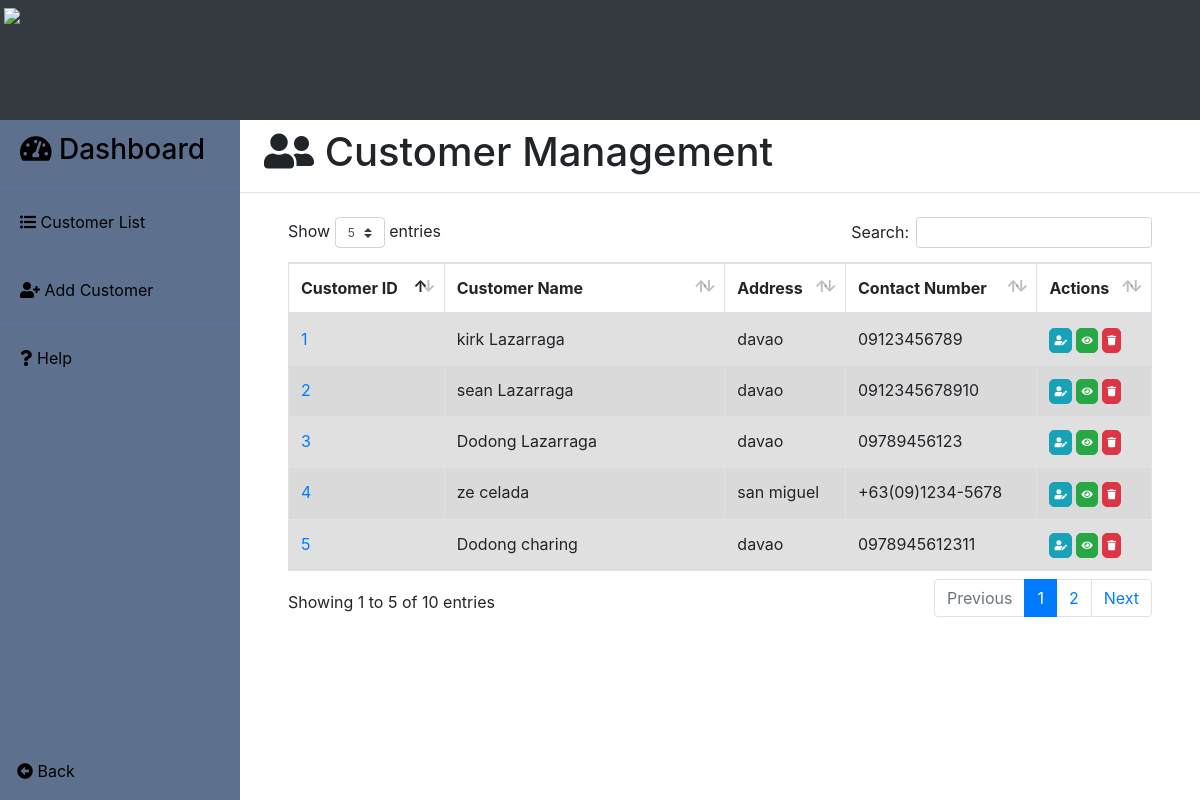
The app's page /customer/customer.php (signed in) with its own data.
### tables this page shows
CREATE TABLE `customer` (
  `customer_id` int(11) NOT NULL,
  `firstname` varchar(30) DEFAULT NULL,
  `lastname` varchar(30) DEFAULT NULL,
  `address` text DEFAULT NULL,
  `contact_number` varchar(30) DEFAULT NULL,
  `image` varchar(30) NOT NULL
);

### customer/customer.php (the view, shortened to what this page needs)
<?php
	include("../server/connection.php");
	$sql = "SELECT * FROM customer ORDER BY customer_id ASC ";
	$result	= mysqli_query($db, $sql);
?>
<!DOCTYPE html>
<html>
<head>
	<?php include('../templates/head1.php');
	?>
</head>
<body>
	<div class="contain h-100">
		<?php
			include('../customer/base.php');
		?>
		<div>
			<h1 class="ml-4 pt-2"><i class="fas fa-user-friends"></i> Customer Management</h1>
			<hr>
			<div class="table-responsive mt-4 pl-5 pr-5">
			<table class="table table-striped table-bordered" id="customer_table" style="margin-top: -22px;">
				<thead>
					<tr>
						<th scope="col" class="column-text">Customer ID</th>
						<th scope="col" class="column-text">Customer Name</th>
						<th scope="col" class="column-text">Address</th>
						<th scope="col" class="column-text">Contact Number</th>
						<th scope="col" class="column-text">Actions</th>
					</tr>
				</thead>
				<tbody class="table-hover">
					<?php
						while($row = mysqli_fetch_assoc($result)){
				  	?>
					<tr class="table-active">
						<td><a href="customer_sales.php?customer_id=<?php echo $row['customer_id'];?>"><?php echo $row['customer_id'];?></a></td>
						<td><?php echo $row['firstname'].'&nbsp'.$row['lastname'];?></td>
						<td><?php echo $row['address'];?></td>
						<td><?php echo $row['contact_number'];?></td>
						<td>
							<a name="edit" title="Edit" style='font-size:10px; border-radius:5px;padding:4px;' href="update_customer.php?id=<?php echo $row['customer_id'];?>" class="btn btn-info btn-xs"><i class="fas fa-user-edit"></i></a>
							<button type="button" name="view" style='font-size:10px; border-radius:5px;padding:4px;' id="<?php echo $row['customer_id'];?>" class="btn btn-success btn-xs view_data"><i class="fas fa-eye"></i></button>
							<button type="button" name="delete" title="Delete" style='font-size:10px; border-radius:5px;padding:4px;' data-id="<?php echo $row['customer_id'];?>"  class="delete btn btn-danger btn-xs" data-toggle="#deleteModal" title="Delete"><i class="fas fa-trash"></i></button>
						</td>
					</tr>
					<?php } ?>
				</tbody>
			</table>
			</div>
		</div>
	</div>
</body>
</html>

### templates/head1.php (shortened to what this page needs)
<link rel="stylesheet" type="text/css" href="../bootstrap4/css/datepicker.css"/>
<link rel="stylesheet" type="text/css" href="../bootstrap4/css/bootstrap.min.css" />
<link rel="stylesheet" type="text/css" href="../bootstrap4/css/style1.css" />
<link rel="stylesheet" type="text/css" href="../bootstrap4/css/dataTables.bootstrap4.min.css"/>
<link rel="stylesheet" href="../bootstrap4/css/all.min.css"/>
<link rel="stylesheet" href="../bootstrap4/css/typeahead.css"/>

### customer/base.php
<div class="header bg-dark">
	<img class="img-fluid w-100 mt-2 ml-1" src="../images/logo.png" >
</div>
<div class="sidebar">
	<button><h3><i class="fas fa-tachometer-alt"></i> Dashboard</h3></button>
	<button id="sidebar_button" onclick="window.location.href='../customer/customer.php'"><i class="fas fa-list-ul"></i> Customer List</button>
	<button id="sidebar_button" onclick="window.location.href='../customer/add_customer.php'"><i class="fas fa-user-plus"></i> Add Customer</button>
	<button id="sidebar_button" type="button" data-toggle="popover" title="Customer Management" data-content="Here you can create, update, delete and view customer profiles." data-placement="bottom"><i class="fas fa-question"></i> Help</button>
	<div class="fixed-bottom">
		<button class="btn m-2 p-2" id="sidebar_button" onclick="window.location.href='../main.php'"><i class="fas fa-arrow-alt-circle-left"></i> Back</button>
	</div>
</div>

### records on screen
customer: customer_id "1", firstname "kirk", lastname "Lazarraga", address "davao", contact_number "09123456789"
customer: customer_id "2", firstname "sean", lastname "Lazarraga", address "davao", contact_number "0912345678910"
customer: customer_id "3", firstname "Dodong", lastname "Lazarraga", address "davao", contact_number "09789456123"
customer: customer_id "4", firstname "ze", lastname "celada", address "san miguel", contact_number "+63(09)1234-5678"
customer: customer_id "5", firstname "Dodong", lastname "charing", address "davao", contact_number "0978945612311"
